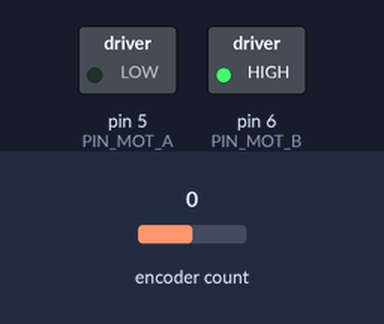
A sketch run on a simulated Arduino Uno, built with avr-gcc and run on an emulated ATmega328P. Shown: switched loads named in the sketch (green lamp = pin HIGH). The test bench sets the inputs (shaded band); at power-on: encoder count 0. What the sketch prints to the serial monitor is not drawn.

Above: at 0.1 s.
Timing chart, 0 to 1.6 s (numbered marks = the images above):
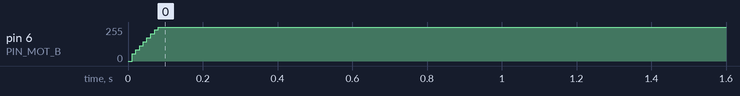

Measured:
- by itself, pin 6 (PIN_MOT_B): 0/255 → 255/255 at 0.01 s

The sketch:

Taller3_2025.ino
```cpp
#include <Encoder.h>

#define SIMULACION 0
/* Definiciones de pines */
#if SIMULACION

#define PIN_EN 5
#define PIN_MOT_A 6
#define PIN_MOT_B 7
#define PIN_ENC_A 2
#define PIN_ENC_B 3

#else

#define PIN_MOT_A 5
#define PIN_MOT_B 6
#define PIN_ENC_A 2
#define PIN_ENC_B 3

#endif

Encoder enc(PIN_ENC_A, PIN_ENC_B);


/* Variables globales */
float prev_pos = 0;  // pos anterior del encoder
float tiempo_anterior_control_loop;

float ITerm = 0;
double pid_input, pid_output, pid_setpoint, pid_last_input;

/*constantes globales pid */
#define PWM_MIN 30
#define PWM_MAX 255
#define PID_P  20
#define PID_I  25
#define PID_D  0
#define CICLO_CONTROL_TIEMPO 10 // milisegundos

void setup()
{
  // seteo serial
  Serial.begin(115200);

  pid_setpoint = 1.2;
  pid_last_input = 0;
  tiempo_anterior_control_loop = millis();


 // inicializo los pines del motor
  pinMode(PIN_MOT_A, OUTPUT);      // inicializo el pin A del motor como una salida
  pinMode(PIN_MOT_B, OUTPUT);      // inicializo el pin B del motor como una salida

  // seteo en 0 la velocidad del motor
  digitalWrite(PIN_MOT_A,0);
  digitalWrite(PIN_MOT_B,0);
  #if SIMULACION
  pinMode(PIN_EN, OUTPUT);
  analogWrite(PIN_EN, 0);
  #endif

  Serial.print("setpoint: "); Serial.print(pid_setpoint);
  Serial.print(" p: "); Serial.print(PID_P);
  Serial.print(" i: "); Serial.print(PID_I);
  Serial.print(" d: "); Serial.println(PID_D);
}

/****************************** CICLO PRINCIPAL ***************************/

void loop()
{
  ciclo_control();
}

/***************************** CICLO DE CONTROL **********************/

void ciclo_control()
{
  float tiempo_control = millis();
  int delta_t = tiempo_control  - tiempo_anterior_control_loop;
  if (delta_t >= CICLO_CONTROL_TIEMPO)
  {
    tiempo_anterior_control_loop = tiempo_control;

    float velocidad = calcular_velocidad(delta_t);

    /************* PARTE A RESOLVER POR ALUMNOS **************/

    float error = pid_setpoint - velocidad;
    float termino_P = error * PID_P;
    if (ITerm < 255){
      ITerm += error;
    }
    float termino_D = PID_D *(error - (pid_setpoint - pid_last_input));

    int pwm = termino_P + termino_D + (ITerm* PID_I);

	if (pwm > PWM_MAX){
    	pwm = PWM_MAX;
    } else if (pwm < -PWM_MAX){
    	pwm = -PWM_MAX;
    }

    pid_last_input = velocidad;


    set_motor_pwm(pwm);
    /************* FIN PARTE A RESOLVER POR ALUMNOS **************/

    Serial.print("vel (°/ms): "); Serial.print(velocidad,5); Serial.print(" pwm: "); Serial.print(pwm); Serial.print(" t: "); Serial.print(tiempo_control,5);Serial.print(" delta_t: "); Serial.println(delta_t);
//    Serial.print("vel (rpm): "); Serial.print(velocidad*60*1000/360,5); Serial.print(" pwm: "); Serial.print(pwm); Serial.print(" t: "); Serial.print(tiempo_control,5);Serial.print(" delta_t: "); Serial.println(delta_t);
  }
}


/************************* FUNCIONES AUXILIARES ***********************************/

float calcular_velocidad(double delta_t)
{
  int encoder_ticks;
  #if SIMULACION
  encoder_ticks = 900;
  #else
  encoder_ticks = 480;
  #endif

  /************* PARTE A RESOLVER POR ALUMNOS **************/
	long pos = encoder_position();
  long delta_pos = pos - prev_pos;
  prev_pos = pos;
  return (delta_pos/delta_t)/encoder_ticks*360;
  /************* FIN PARTE A RESOLVER POR ALUMNOS **************/
}

void set_motor_pwm(int pwm)
{
  int forward = 0;
  int backward = 0;
  int pwm_en = 0;
  /************* PARTE A RESOLVER POR ALUMNOS **************/
  if(pwm>0){
  	forward = 1;
    backward = 0;
    pwm_en = pwm;
  } else{
  	forward = 0;
    backward = 1;
    pwm_en = -pwm;
  }
  /************* FIN PARTE A RESOLVER POR ALUMNOS **************/
  deadzone_pwm(forward, backward, pwm_en);
}

void deadzone_pwm(int pwm_f, int pwm_b, int pwm_en){

  #if SIMULACION == 1

  int pwm_en_dead = pwm_en - PWM_MIN;

  digitalWrite(PIN_MOT_B, pwm_en_dead > 0 ? pwm_f : LOW);
  digitalWrite(PIN_MOT_A, pwm_en_dead > 0 ? pwm_b : LOW);
  analogWrite(PIN_EN, pwm_en_dead > 0 ? pwm_en_dead : 0);

  #else

  analogWrite(PIN_MOT_B, pwm_f > 0 ? pwm_en : 0);
  analogWrite(PIN_MOT_A, pwm_b > 0 ? pwm_en : 0);

  #endif
}

long encoder_position(void)
{

  return enc.read();

}
```
